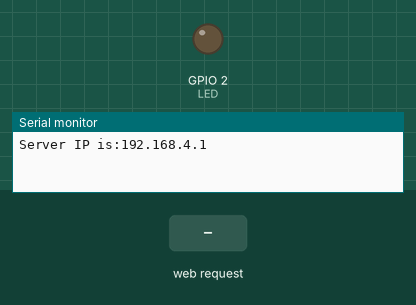
Simulated run of this sketch. Board: ESP8266 (NodeMCU). Parts: output pins drawn as LEDs (lit = HIGH), the last lines printed to the serial monitor. Inputs (shaded band) come from the test bench.

Above: at 1.2 s.
1.3 s: HTTP request GET /OFF received
At 1.6 s:
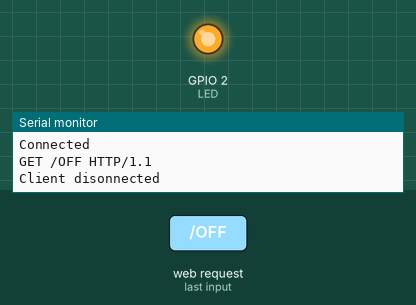
2.8 s: HTTP request GET /ON received
At 4.0 s:
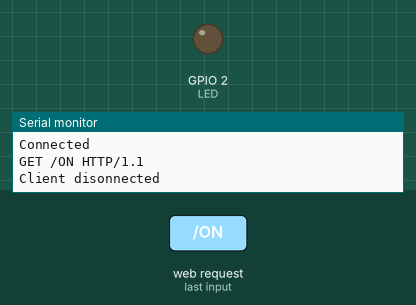
Timing chart, 0 to 5.8 s (numbered marks = the images above; inputs shaded):
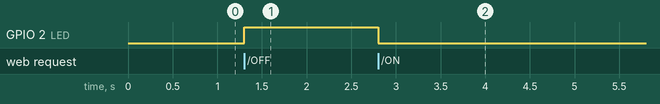

The sketch:

led.ino
```cpp
#include <ESP8266WiFi.h>

WiFiServer server(80); //Initialize the server on Port 80
const short int LED=2;
void setup() {

WiFi.mode(WIFI_AP); //Our ESP8266-12E is an AccessPoint
WiFi.softAP("Hello_IoT", "check1234"); // Provide the (SSID, password); .
server.begin(); // Start the HTTP Server
Serial.begin(115200);
IPAddress IP=WiFi.softAPIP();
Serial.print("Server IP is:");
Serial.println(IP);
pinMode(LED, OUTPUT);
digitalWrite(LED,LOW);

}


void loop(){
  WiFiClient client=server.available();
  if(!client)
  return;

  Serial.println("Connected");

  String request=client.readStringUntil('\r');
  Serial.println(request);

  if(request.indexOf("/OFF")!=-1)
  {  digitalWrite(LED, HIGH);}
  else if(request.indexOf("/ON")!=-1)
  {
    digitalWrite(LED,LOW);}


String s ="HTTP/1.1 200 OK\r\n";
s +="Content-Type: text/html\r\n\r\n";
s +="<!DOCTYPE HTML>";
s+="<html lang ='en'>";
s+="<head>";
s+="<title> LED on/OFF </title>";
s +="<br><input type=\"button\" name=\"b1\" value=\"Turn LED ON\" onclick=\"location.href='/ON'\">";
s +="<br><br>";
s +="<input type=\"button\" name=\"b1\" value=\"Turn LED OFF\" onclick=\"location.href='/OFF'\">";
s += "</html>\n";

client.flush(); //clear previous info in the stream
client.print(s); // Send the response to the client
delay(1);
Serial.println("Client disonnected"); //Looking under the hood
}
```

Measured:
- after the input at 1.3 s, GPIO 2 (LED): LOW → HIGH at once
- after the input at 2.8 s, GPIO 2 (LED): HIGH → LOW at once
